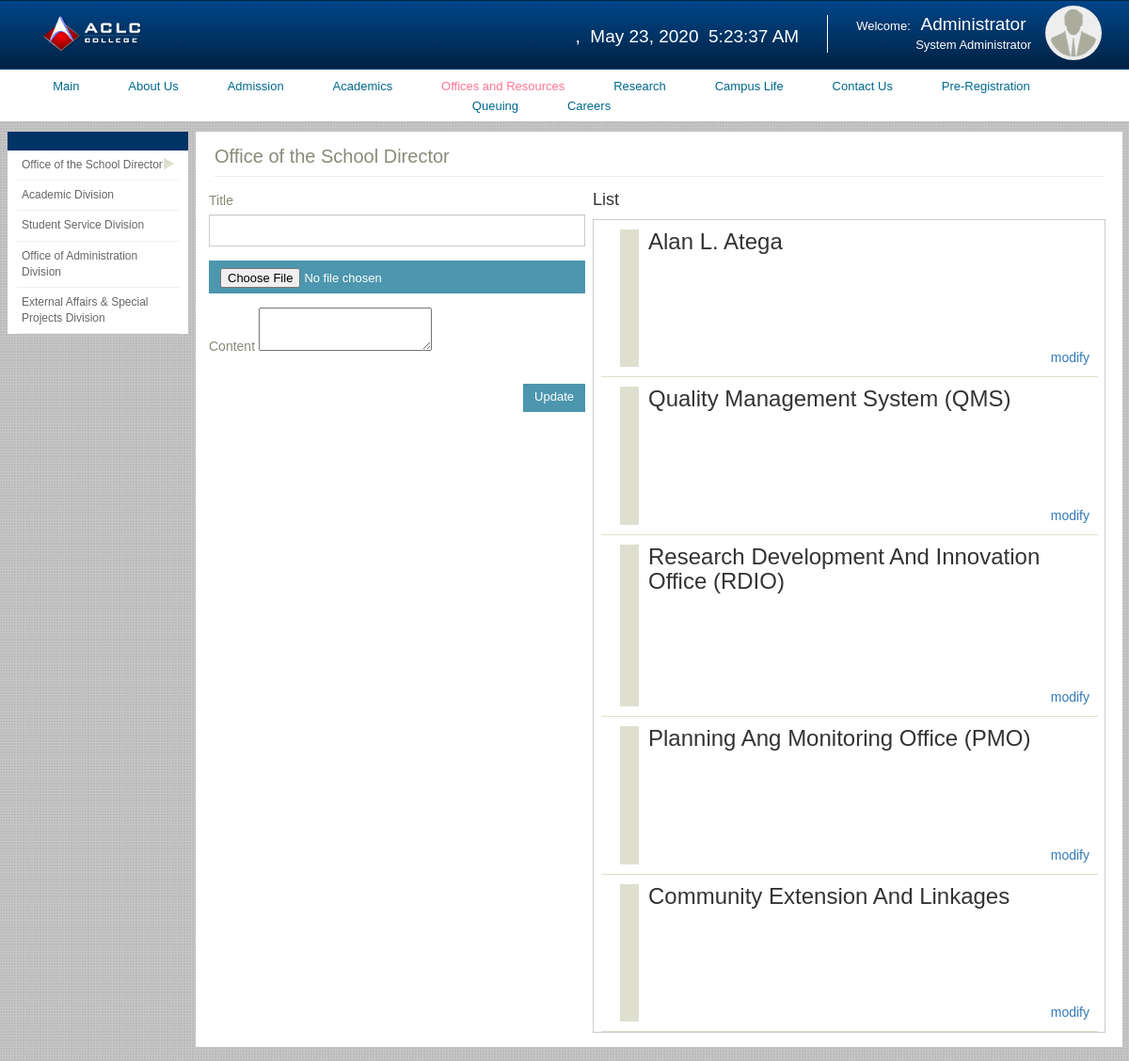
/index.php/admin/office_and_resources/office_of_the_school_director, run on the app's committed database.
### tables this page shows
CREATE TABLE `schol_dir` (
  `osd_id` int(11) NOT NULL,
  `title` varchar(225) DEFAULT NULL,
  `content` text,
  `date_posted` date DEFAULT NULL,
  `ac_id` int(11) DEFAULT NULL,
  `image` varchar(255) DEFAULT NULL
);

### application/controllers/admin/office_and_resources/office_of_the_school_director.php (called while the page is built, shortened)
<?php
class Office_Of_The_School_Director extends MY_Controller {
	public function index(){
		$data['info'] = $this->load_list();
		$this->load->view("admin/office_and_resources/header");
		$this->load->view("admin/office_and_resources/office_director/body",$data);
	}
	public function load_list(){
		$this->load->model('schol_dir');
		$sd = new Schol_Dir;
		$getSD = $sd->get();
		return $getSD;
	}
}

### index.php (called while the page is built, shortened)
<?php
require_once BASEPATH.'core/CodeIgniter.php';

### application/core/MY_Model.php (called while the page is built, shortened)
<?php
	class MY_Model extends CI_Model{
		public function instatiate($qry_result){
			$toret = array();
			foreach ($qry_result as $row) {
				$model = new $class;
				$model->populate($row);
				$toret[$row->{$this::DB_TABLE_PK}] = $model;
			}
			return $toret;
		}
		public function get($limit = 0, $offset = 0){
			$this->db->select('*');
			$this->db->from($this::DB_TABLE);
			$qry = $this->db->get();
			$toret = $this->instatiate($qry->result());
			return $toret;
		}
	}

### application/views/admin/office_and_resources/office_director/body.php (the view, shortened to what this page needs)
<div class="container-fluid">
    <div class="row">
      	<div class="col-md-4 pr-0">
        	<div class="admission-leftpane bg-white">
          		<div class="head-blue ptb-10 bg-blue"></div>
      			<ul>
        			<li class="active"><a href="<?= base_url()?>index.php/admin/office_and_resources/office_of_the_school_director">Office of the School Director</a><i class="fa fa-play"></i></li>
		            <li><a href="<?= base_url()?>index.php/admin/office_and_resources/academic_division">Academic Division</a><i class="fa fa-play"></i></li>
		            <li><a href="<?= base_url()?>index.php/admin/office_and_resources/student_service_division">Student Service Division</a></li>
		            <li><a href="<?= base_url()?>index.php/admin/office_and_resources/office_of_administration_division">Office of Administration Division</a><i class="fa fa-play"></i></li>
		            <li><a href="<?= base_url()?>index.php/admin/office_and_resources/external_affairs">External Affairs &amp; Special Projects Division</a><i class="fa fa-play"></i></li>
      			</ul>
        	</div>
    	</div>
    	<div class="col-md-20">
			<div class="mid-content ptb-15 bg-white oh">
				<h3 class="normal c-gray f-20 mb-15 bb pb-10">Office of the School Director</h3>
				<div class="row">
					<div class="col-md-10">
						 <?php echo form_open_multipart('admin/office_and_resources/office_of_the_school_director/save_text',array('id'=>'form-text-osd' , 'class' => 'form-horizontal', 'data-toggle' => "validator", 'method' => "post")) ?>
							<div class="form-group">
								<label for="title" style="font-weight: normal;" class="c-gray">Title</label>
								<input type="text" name="title" id="title" class="form-control" style="border-radius:0;" required>
							</div>
							<div class="form-group">
			                    <input type="file" class="btn btn-block btn-primary" name="file" id="fileupload" accept="image/*">
			                </div>
							<div class="form-group">
								<label for="content" style="font-weight: normal;" class="c-gray">Content</label>
								<textarea name="content" id="cont"></textarea>
							</div>
							<div class="form-group">
								<button type="submit" class="btn btn-primary pull-right" style="padding-top:5px;margin-bottom: 5px;margin-top:10px;" id="btn-save">Update</button>
							</div>
						</form>
					</div>
					<div class="col-md-14">
						<div class="col-md-24">
							<div class="row">
								<h4>List</h4>
							</div>
							<div class="row" style="border:1px solid #CCC;">
								<div class="col-md-24">
									<?php foreach($info as $key => $value):?>
										<div style="border-bottom:1px solid #dfdfd0;padding-bottom:10px;margin-top:10px;">
											<div class="row" style="border-left:20px solid #dfdfd0;margin-left:20px;">
												<div class="col-md-24" style="padding-left:10px;word-wrap:break-word;">
													<h3><?= ucwords($value->title)?></h3>
													<div style="height:90px;" class="ellip">
													</div>
													<a href="#" class="pull-right edit" style="margin-right:10px;" attr="<?= $value->osd_id ?>">modify</a>
												</div>
											</div>
										</div>
									<?php endforeach;?>
								</div>
							</div>
						</div>
					</div>
				</div>
			</div>
		</div>

### application/views/admin/office_and_resources/office_director/body.php (style rules this page uses)
.ellip { display: block; height: 100%; }
.ellip, .ellip-line { position: relative; overflow: hidden; }

### data on the page
schol_dir: title "Alan L. Atega"
schol_dir: title "Quality Management System (QMS)"
schol_dir: title "Research Development And Innovation Office (RDIO)"
schol_dir: title "Planning Ang Monitoring Office (PMO)"
schol_dir: title "Community Extension And Linkages"
